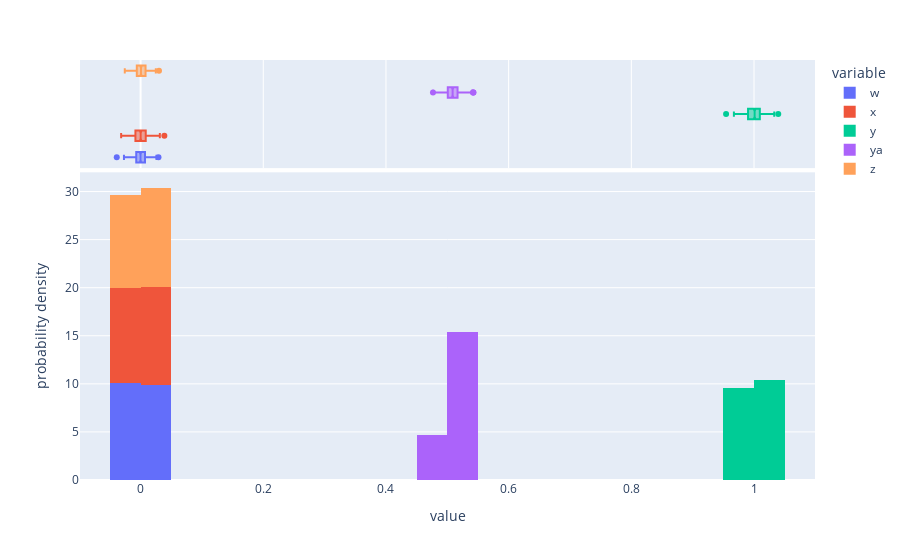

This figure's notebook cell:
### Code cell
px.histogram( average_effects, marginal = 'box', histnorm = 'probability density')

### Figure 1 — Plotly figure (JSON) as saved in the notebook; plotly's stock layout.template omitted (floating-point values rounded to 4 significant figures; data arrays with more than 128 entries replaced by an {"elided": "..."} marker saying what was removed)
{"data": [{"alignmentgroup": "True", "bingroup": "x", "histnorm": "probability density", "hovertemplate": "variable=w<br>value=%{x}<br>probability density=%{y}<extra></extra>", "legendgroup": "w", "marker": {"color": "#636efa", "pattern": {"shape": ""}}, "name": "w", "offsetgroup": "w", "orientation": "v", "showlegend": true, "type": "histogram", "x": {"elided": "500 float values"}, "xaxis": "x", "yaxis": "y"}, {"alignmentgroup": "True", "hovertemplate": "variable=w<br>value=%{x}<extra></extra>", "legendgroup": "w", "marker": {"color": "#636efa"}, "name": "w", "notched": true, "offsetgroup": "w", "showlegend": false, "type": "box", "x": {"elided": "500 float values"}, "xaxis": "x2", "yaxis": "y2"}, {"alignmentgroup": "True", "bingroup": "x", "histnorm": "probability density", "hovertemplate": "variable=x<br>value=%{x}<br>probability density=%{y}<extra></extra>", "legendgroup": "x", "marker": {"color": "#EF553B", "pattern": {"shape": ""}}, "name": "x", "offsetgroup": "x", "orientation": "v", "showlegend": true, "type": "histogram", "x": {"elided": "500 float values"}, "xaxis": "x", "yaxis": "y"}, {"alignmentgroup": "True", "hovertemplate": "variable=x<br>value=%{x}<extra></extra>", "legendgroup": "x", "marker": {"color": "#EF553B"}, "name": "x", "notched": true, "offsetgroup": "x", "showlegend": false, "type": "box", "x": {"elided": "500 float values"}, "xaxis": "x2", "yaxis": "y2"}, {"alignmentgroup": "True", "bingroup": "x", "histnorm": "probability density", "hovertemplate": "variable=y<br>value=%{x}<br>probability density=%{y}<extra></extra>", "legendgroup": "y", "marker": {"color": "#00cc96", "pattern": {"shape": ""}}, "name": "y", "offsetgroup": "y", "orientation": "v", "showlegend": true, "type": "histogram", "x": {"elided": "500 float values"}, "xaxis": "x", "yaxis": "y"}, {"alignmentgroup": "True", "hovertemplate": "variable=y<br>value=%{x}<extra></extra>", "legendgroup": "y", "marker": {"color": "#00cc96"}, "name": "y", "notched": true, "offsetgroup": "y", "showlegend": false, "type": "box", "x": {"elided": "500 float values"}, "xaxis": "x2", "yaxis": "y2"}, {"alignmentgroup": "True", "bingroup": "x", "histnorm": "probability density", "hovertemplate": "variable=ya<br>value=%{x}<br>probability density=%{y}<extra></extra>", "legendgroup": "ya", "marker": {"color": "#ab63fa", "pattern": {"shape": ""}}, "name": "ya", "offsetgroup": "ya", "orientation": "v", "showlegend": true, "type": "histogram", "x": {"elided": "500 float values"}, "xaxis": "x", "yaxis": "y"}, {"alignmentgroup": "True", "hovertemplate": "variable=ya<br>value=%{x}<extra></extra>", "legendgroup": "ya", "marker": {"color": "#ab63fa"}, "name": "ya", "notched": true, "offsetgroup": "ya", "showlegend": false, "type": "box", "x": {"elided": "500 float values"}, "xaxis": "x2", "yaxis": "y2"}, {"alignmentgroup": "True", "bingroup": "x", "histnorm": "probability density", "hovertemplate": "variable=z<br>value=%{x}<br>probability density=%{y}<extra></extra>", "legendgroup": "z", "marker": {"color": "#FFA15A", "pattern": {"shape": ""}}, "name": "z", "offsetgroup": "z", "orientation": "v", "showlegend": true, "type": "histogram", "x": {"elided": "500 float values"}, "xaxis": "x", "yaxis": "y"}, {"alignmentgroup": "True", "hovertemplate": "variable=z<br>value=%{x}<extra></extra>", "legendgroup": "z", "marker": {"color": "#FFA15A"}, "name": "z", "notched": true, "offsetgroup": "z", "showlegend": false, "type": "box", "x": {"elided": "500 float values"}, "xaxis": "x2", "yaxis": "y2"}], "layout": {"autosize": true, "barmode": "relative", "legend": {"title": {"text": "variable"}, "tracegroupgap": 0}, "margin": {"t": 60}, "xaxis": {"anchor": "y", "autorange": true, "domain": [0, 1], "range": [-0.09878, 1.099], "title": {"text": "value"}, "type": "linear"}, "xaxis2": {"anchor": "y2", "autorange": true, "domain": [0, 1], "matches": "x", "range": [-0.09878, 1.099], "showgrid": true, "showticklabels": false, "type": "linear"}, "yaxis": {"anchor": "x", "autorange": true, "domain": [0, 0.7326], "range": [0, 32], "title": {"text": "probability density"}}, "yaxis2": {"anchor": "x2", "autorange": true, "domain": [0.7426, 1], "matches": "y2", "range": [-0.5, 4.5], "showgrid": false, "showline": false, "showticklabels": false, "ticks": "", "type": "category"}}}
